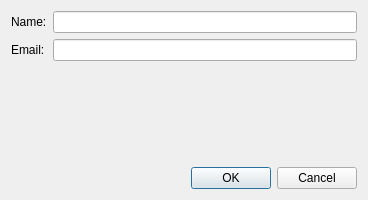
<?xml version="1.0" encoding="UTF-8"?>
<ui version="4.0">
 <class>RepoSettingsDialog</class>
 <widget class="QDialog" name="RepoSettingsDialog">
  <property name="geometry">
   <rect>
    <x>0</x>
    <y>0</y>
    <width>368</width>
    <height>200</height>
   </rect>
  </property>
  <property name="windowTitle">
   <string>Repo settings</string>
  </property>
  <property name="windowIcon">
   <iconset theme="gitklient"/>
  </property>
  <layout class="QVBoxLayout" name="verticalLayout">
   <item>
    <layout class="QFormLayout" name="formLayout">
     <item row="0" column="0">
      <widget class="QLabel" name="label">
       <property name="text">
        <string>Name:</string>
       </property>
      </widget>
     </item>
     <item row="0" column="1">
      <widget class="QLineEdit" name="lineEditUserName"/>
     </item>
     <item row="1" column="0">
      <widget class="QLabel" name="label_2">
       <property name="text">
        <string>Email:</string>
       </property>
      </widget>
     </item>
     <item row="1" column="1">
      <widget class="QLineEdit" name="lineEditUserEmail"/>
     </item>
    </layout>
   </item>
   <item>
    <spacer name="verticalSpacer">
     <property name="orientation">
      <enum>Qt::Vertical</enum>
     </property>
     <property name="sizeHint" stdset="0">
      <size>
       <width>20</width>
       <height>84</height>
      </size>
     </property>
    </spacer>
   </item>
   <item>
    <widget class="QDialogButtonBox" name="buttonBox">
     <property name="orientation">
      <enum>Qt::Horizontal</enum>
     </property>
     <property name="standardButtons">
      <set>QDialogButtonBox::Cancel|QDialogButtonBox::Ok</set>
     </property>
    </widget>
   </item>
  </layout>
 </widget>
 <resources/>
 <connections>
  <connection>
   <sender>buttonBox</sender>
   <signal>rejected()</signal>
   <receiver>RepoSettingsDialog</receiver>
   <slot>reject()</slot>
   <hints>
    <hint type="sourcelabel">
     <x>316</x>
     <y>260</y>
    </hint>
    <hint type="destinationlabel">
     <x>286</x>
     <y>274</y>
    </hint>
   </hints>
  </connection>
 </connections>
</ui>
